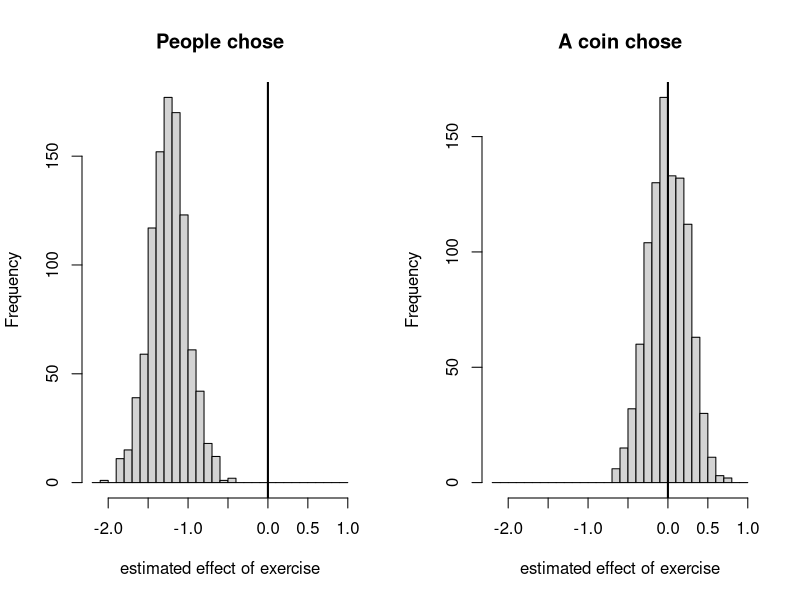

Generate this figure with R:
## ---- chunk 1
#| label: fig-confounding
#| fig-cap: "One thousand simulated studies of each kind, n = 200. The true effect of exercise is zero, marked by the vertical line. Observational studies (left) are wrong by about 1.2 points and know nothing of it; randomized ones (right) are centred on the truth and are just as noisy."
#| fig-width: 7
#| fig-height: 3.2
sim_study <- function(randomize, n = 200) {
  motivation <- rnorm(n)
  exercise   <- if (randomize) rbinom(n, 1, 0.5) else rbinom(n, 1, plogis(motivation))
  symptoms   <- 10 - 1.5 * motivation + 0 * exercise + rnorm(n)
  coef(lm(symptoms ~ exercise))[["exercise"]]
}
set.seed(1)
observational <- replicate(1000, sim_study(randomize = FALSE))
randomized    <- replicate(1000, sim_study(randomize = TRUE))

bins <- seq(-2.2, 1.0, by = 0.1)
par(mfrow = c(1, 2))
hist(observational, breaks = bins, xlim = c(-2.2, 1.0),
     main = "People chose", xlab = "estimated effect of exercise")
abline(v = 0, lwd = 2)
hist(randomized, breaks = bins, xlim = c(-2.2, 1.0),
     main = "A coin chose", xlab = "estimated effect of exercise")
abline(v = 0, lwd = 2)
## ---- chunk 2
#| label: confounding-summary
round(c(obs_mean = mean(observational), rand_mean = mean(randomized),
        obs_sd   = sd(observational),   rand_sd   = sd(randomized)), 3)

ci_excludes_zero <- function(n = 200) {
  motivation <- rnorm(n)
  exercise   <- rbinom(n, 1, plogis(motivation))
  symptoms   <- 10 - 1.5 * motivation + rnorm(n)
  ci <- confint(lm(symptoms ~ exercise))["exercise", ]
  ci[1] > 0 || ci[2] < 0
}
set.seed(1)
sum(replicate(1000, ci_excludes_zero()))
## ---- chunk 3
#| label: limit-of-confounded-estimator
cov_me <- integrate(function(m) m * plogis(m) * dnorm(m),
                    -Inf, Inf)$value
round(c(cov_me = cov_me, limit = -1.5 * cov_me / 0.25), 3)
